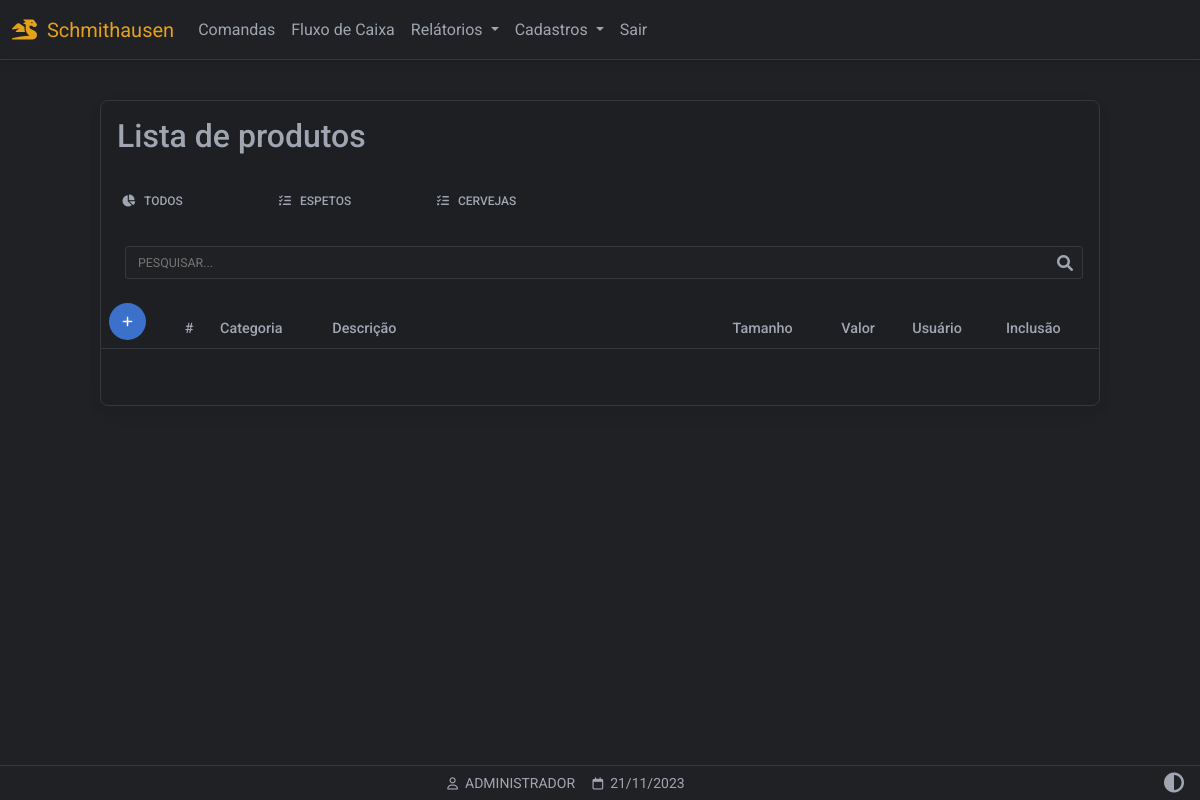
/produtos (signed in), run on an earlier commit of the app's database.
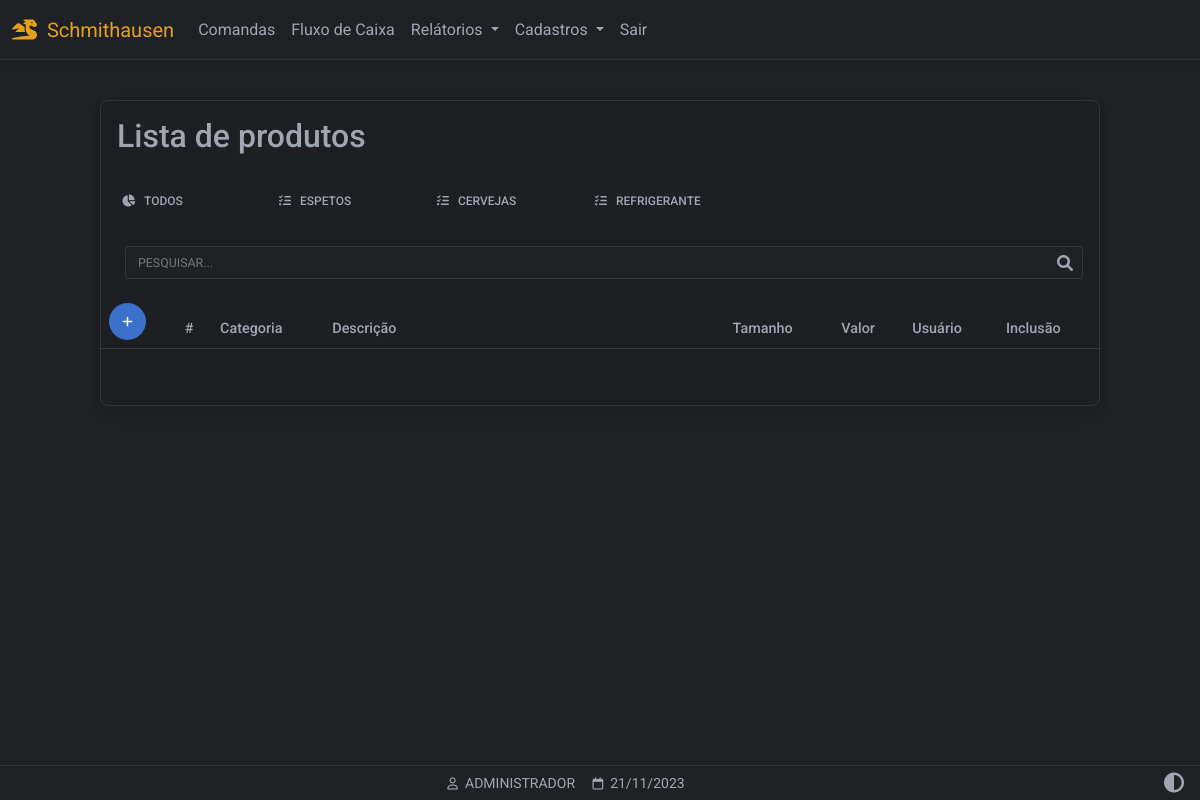
And on a later commit of the database.
### website/models.py (models this page shows)
class Categoria(db.Model):
    id = db.Column(db.Integer, primary_key=True)
    nome = db.Column(db.String(150))
    categoria = db.relationship('Tamanho',backref='tamanhos')

class User(db.Model, UserMixin):
    id = db.Column(db.Integer, primary_key=True)
    email = db.Column(db.String(150), unique=True)
    password = db.Column(db.String(150))
    first_name = db.Column(db.String(150))
    user = db.relationship('Produto',backref='produto')

### website/views.py (the view)
@views.route('/produtos', methods=['GET','POST'])
@login_required
def produtos():
    produtos = Produto.query.all()
    tamanhos = Tamanho.query.all()
    categorias = Categoria.query.all()
    return render_template("produtos_listar.html",
        user=current_user,
        data=data,
        produtos=produtos,
        tamanhos=tamanhos,
        categorias=categorias)

### website/__init__.py (called while the page is built)
def create_app():
    app = Flask(__name__)
    app.config['SECRET_KEY'] = 'hjshjhdjah kjshkjdhjs'
    app.config['SQLALCHEMY_DATABASE_URI'] = f'sqlite:///{DB_NAME}'
    app.config["TEMPLATES_AUTO_RELOAD"] = True
    db.init_app(app)
    from .views import views
    from .auth import auth
    app.register_blueprint(views, url_prefix='/')
    app.register_blueprint(auth, url_prefix='/')
    from .models import User, Cliente, Produto
    with app.app_context():
        db.create_all()
    login_manager = LoginManager()
    login_manager.login_view = 'auth.login'
    login_manager.login_message = u"FAVOR EFETUAR LOGIN!"
    login_manager.init_app(app)
    @login_manager.user_loader
    def load_user(id):
        return User.query.get(int(id))
    return app

### website/templates/produtos_listar.html (shortened to what this page needs)
{% extends "base.html" %}
{% block content %}
<div class="container-fluid" style="min-height:100dvh;padding-top:100px">
  <div class="table-responsive w-100 card myTheme-900 larg-max m-auto" style="padding-bottom: 40px">
   <table class="table table-borderless table-sm myTheme-900 ">
    <thead>
      <tr>
        <h2 class="p-3 ">Lista de produtos</h2>
      </tr>
      <tr>
        <div class="form-control-sm">
          <ul class="nav nav-tabs mb-3 myTheme-900">
            <li class="p-1 nav-item myTheme-900">
              <a class="nav-link p-2"
              data-id="0"
              role="button"
              href="/filtro_produtos/0">
              <i class="fas fa-chart-pie fa-fw me-2 me-2"></i>TODOS</a>
            </li>
            {% for cat in categorias %}
            <li class="p-1 nav-item myTheme-900">
              <a class="nav-link  p-2"
              data-id="{{ cat.id }}"
              role="button"
              href="/filtro_produtos/{{ cat.id }}">
              <i class="fa-solid fa-list-check"></i>&nbsp;&nbsp;&nbsp;{{ cat.nome }}</a>
            </li>
            {% endfor %}
          </ul>
        </div>
      </tr>
      <tr>
        <div class="p-3 pt-0">
          <div class="form-outline mt-2 ps-2" style="margin-bottom: 0!important;padding-bottom: 0!important;">
            <input type="text" style="text-transform:uppercase" id="inputPesquisarProduto"
            class="myInputs form-control-sm" placeholder="Pesquisar..."
            onkeyup='pesquisarTabelaProdutos()'
            >
          </div>
        </div>
      </tr>
      <tr>
        <th class="text-nowrap" scope="col">
          <a href="/produtos_cadastrar" class="btn btn-primary btn-floating d-flex justify-content-center align-items-center">
            <i class="fa-solid fa-plus"></i>
          </a>
        </th>
        <th class="text-nowrap" scope="col">#</th>
        <th class="text-nowrap" scope="col">Categoria</th>
        <th class="text-nowrap" scope="col" style="min-width: 280px;">Descrição</th>
        <th class="text-nowrap" scope="col">Tamanho</th>
        <th class="text-nowrap" scope="col">Valor</th>
        <th class="text-nowrap" scope="col">Usuário</th>
        <th class="text-nowrap" scope="col">Inclusão</th>
      </tr>
    </thead>
</table>
</div>
</div>
{% endblock %}
{% block titlefooter %}
<span>
  &nbsp;{{ user.first_name.split()[0] | upper }}
  <span>
    &nbsp;{{ data.strftime('%d/%m/%Y') }}
  </span>
  {% endblock %}

### website/templates/base.html (shortened to what this page needs)
<!DOCTYPE html>
<html lang="pt-br" class="{{ 'light-mode' if session.get('theme') == 'light' }}">
<head>
<link rel="stylesheet" href="https://cdnjs.cloudflare.com/ajax/libs/font-awesome/6.0.0/css/all.min.css"/>
<link rel="stylesheet" type="text/css"       href="{{ url_for('static', filename='css/mdb.min.css')      }}">
<link rel="stylesheet" type="text/css"       href="{{ url_for('static', filename='css/base.css')         }}">
</head>
<body class="myTheme-500">
<nav id="navbar" class="autohide navbar navbar-expand-lg fixed-top myTheme-500">
  <div class="container-fluid">
    <a class="navbar-brand"><i class="fa-solid fa-dragon"></i>&nbsp;&nbsp;Schmithausen</a>
    {% if user.is_authenticated %}
    <div class="collapse navbar-collapse" id="navbarSupportedContent">
      <ul class="navbar-nav me-auto mb-2 mb-lg-0 my-navbar">
        <li class="nav-item">
          <a class="nav-link" href="/comandas">Comandas</a>
        </li>
        <li class="nav-item">
          <a class="nav-link" href="#">Fluxo de Caixa</a>
        </li>
        <li class="nav-item dropdown">
          <a class="nav-link dropdown-toggle" href="#" id="navbarDropdown" role="button" data-mdb-toggle="dropdown" aria-expanded="false">
            Relátorios
          </a>
        </li>
        <li class="nav-item dropdown">
          <a class="nav-link dropdown-toggle" href="#" id="navbarDropdown" role="button" data-mdb-toggle="dropdown" aria-expanded="false">
            Cadastros
          </a>
                      <li class="nav-item">
                      <a class="nav-link btn-sair" href="/logout">Sair</a>
                      </li>
        {% endif %}
        </li>
      </ul>
    </div>
  </div>
</nav>
  {% block content %}
  {% endblock %}
<footer class="row text-center fixed-bottom my-footer">
  <div class="col text-center p-1" style="min-width: 250px">
   <small>
   {% block titlefooter %}{% endblock %}
   </small>
    </div>
<div class="col text-center p-1 me-2" style="max-width: 60px;">
<a href="{{ url_for('views.toggle_theme', current_page=request.path) }}">
  <span>
  <i class="fa-solid fa-circle-half-stroke fa-lg"></i>
  </span>
</div>
</footer>
</body>
</html>

### website/static/css/base.css (style rules this page uses)
:root { --custom-color: 211, 84, 0; --color-primary: 59, 113, 202; --color-secondary: 159,166,178; --color-success: 20,164,77; --color-danger: 220, 76, 76; --color-warning: 228,161,27; --color-info: 84,180,211; --color-ligth: 251,251,251; --color-theme-500: 32, 33, 36; --color-theme-900: 30, 31, 34; --cor-fonte: 159,166,178; --cor-da-borda: 53, 56, 59; }
.larg-max { max-width: 1000px!important; }
.myTheme-900 { background-color: rgb(var(--color-theme-900))!important; color: rgb(var(--cor-fonte))!important; }
.myTheme-500 { background-color: rgb(var(--color-theme-500))!important; color: rgb(var(--cor-fonte))!important; }
.navbar-expand-lg { background-color: rgb(var(--color-theme-900)); border-bottom: 1px solid rgb(var(--cor-da-borda)); }
.fa-bars, .fa-circle-half-stroke { color: rgb(var(--cor-fonte))!important; }
#navbar .nav-link { color: rgb(var(--cor-fonte))!important; }
.my-footer { background-color: rgb(var(--color-theme-500)); border-top: 1px solid rgb(var(--cor-da-borda)); color: rgb(var(--cor-fonte)); }
.my-footer span { color: rgb(var(--cor-fonte)); }
.nav-tabs .nav-link { width: 150px; background-color: rgb(var(--color-theme-900)); color: rgb(var(--cor-fonte)); border-bottom: none; }
.table-responsive { border: 1px solid rgb(var(--cor-da-borda))!important; color: rgb(var(--cor-fonte))!important; margin-bottom: 80px!important; }
.table-responsive thead th { border-bottom: 1px solid rgb(var(--cor-da-borda))!important; }
.btn { box-shadow: none!important; }
.navbar-brand { color:rgba(var(--color-warning),1); pointer-events: none;" }
.form-outline { margin-bottom: 30px!important; }
.myInputs { color: rgb(var(--cor-fonte))!important; border: 1px solid rgb(var(--cor-da-borda))!important; background-color: rgb(var(--color-theme-500)); width: 100%; padding: 0.35rem; padding-left: 0.75rem; border-radius: 3px; }

What changed in the data, as far as the page shows it:
added Categoria: nome "REFRIGERANTE"
